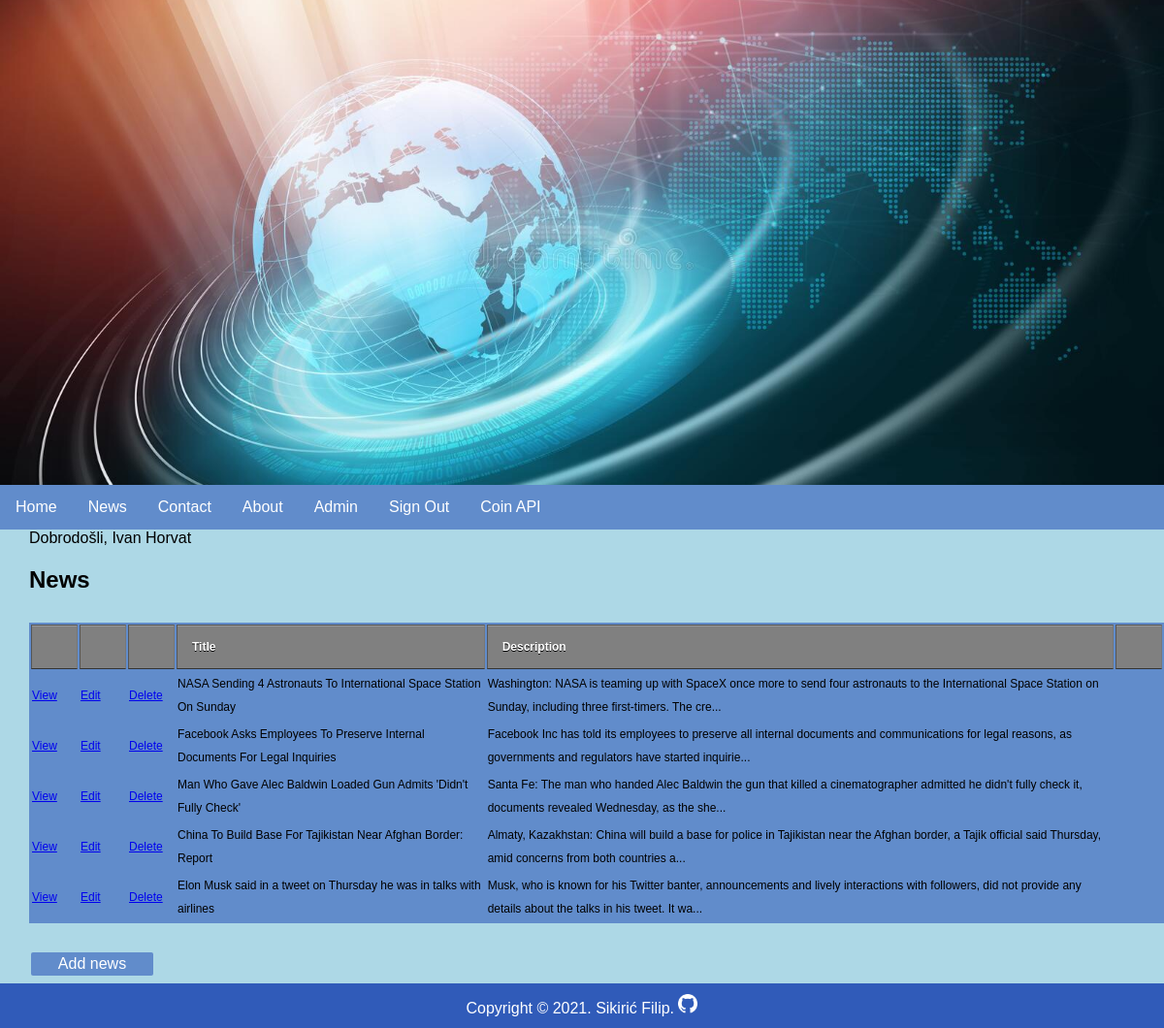
Screenshot of /index.php?menu=7 (signed in) with the database file from the repository.
### tables this page shows
CREATE TABLE `news` (
  `id` int(11) NOT NULL,
  `title` varchar(255) NOT NULL,
  `description` text NOT NULL,
  `date` timestamp NOT NULL DEFAULT current_timestamp() ON UPDATE current_timestamp(),
  `picture` varchar(255) NOT NULL
);

### admin-news.php (the view, shortened to what this page needs)
<?php
	if (isset($_GET['id']) && $_GET['id'] != '') {
		$query  = "SELECT * FROM news";
		$query .= " WHERE id=".$_GET['id'];
		$query .= " ORDER BY date DESC";
		$result = @mysqli_query($MySQL, $query);
		$row = @mysqli_fetch_array($result);
		print '
		<h2>News overview</h2>
		<div class="news">
			<img src="news-img/' . $row['picture'] . '" alt="' . $row['title'] . '" title="' . $row['title'] . '">
			<h2>' . $row['title'] . '</h2>
			' . $row['description'] . '
			<time datetime="' . $row['date'] . '"></time>
			<hr>
		</div>
		<p><a href="index.php?menu='.$menu.'&amp;action='.$action.'">Back</a></p>';
	}
	else {
		print '
		<h2>News</h2>
			<table>
				<thead>
					<tr>
						<th width="16"></th>
						<th width="16"></th>
						<th width="16"></th>
						<th>Title</th>
						<th>Description</th>
						<th width="16"></th>
					</tr>
				</thead>
				<tbody>';
				$query  = "SELECT * FROM news";
				$query .= " ORDER BY date DESC";
				$result = @mysqli_query($MySQL, $query);
				while($row = @mysqli_fetch_array($result)) {
					print '
					<tr>
						<td><a href="index.php?menu='.$menu.'&amp;action='.$action.'&amp;id=' .$row['id']. '">View</a></td>
						<td><a href="index.php?menu='.$menu.'&amp;action='.$action.'&amp;edit=' .$row['id']. '">Edit</a></td>
						<td><a href="index.php?menu='.$menu.'&amp;action='.$action.'&amp;delete=' .$row['id']. '">Delete</a></td>
						<td>' . $row['title'] . '</td>
						<td>';
						if(strlen($row['description']) > 160) {
                            echo substr(strip_tags($row['description']), 0, 160).'...';
                        } else {
                            echo strip_tags($row['description']);
                        }
						print '
						</td>
					</tr>';
				}
			print '
				</tbody>
			</table>
			<a href="index.php?menu=' . $menu . '&amp;action=' . $action . '&amp;add=true" class="AddNewsLink">Add news</a>';
	}
?>

### style.css (style rules this page uses)
body, html { font-family: Arial, Helvetica, sans-serif; margin: 0; font-size: 16px; background-color: lightblue; }
table { background: rgba(48, 91, 185, 0.6); border-collapse: separate; font-size: 12px; line-height: 24px; margin: 30px auto; text-align: left; width: 100%; }
th { background: grey; border-left: 1px solid #555; border-right: 1px solid #777; border-top: 1px solid #555; border-bottom: 1px solid #333; box-shadow: inset 0 1px 0 #999; color: #fff; font-weight: bold; padding: 10px 15px; position: relative; text-shadow: 0 1px 0 #000; }
.AddNewsLink { border-radius: 2px; text-decoration: none; color: #FFFFFF ; display: block; background-color: rgba(48, 91, 185, 0.6); margin: 8px 2px; padding: 3px; width: 120px; text-align: center; }

### rows the page displays
news: title "NASA Sending 4 Astronauts To International Space Station On Sunday", description "Washington: NASA is teaming up with SpaceX once more to send four astronauts to the International Space Station on Sunday, including three first-timers. The cre"
news: title "Facebook Asks Employees To Preserve Internal Documents For Legal Inquiries", description "Facebook Inc has told its employees to preserve all internal documents and communications for legal reasons, as governments and regulators have started inquirie"
news: title "Man Who Gave Alec Baldwin Loaded Gun Admits 'Didn't Fully Check'", description "Santa Fe: The man who handed Alec Baldwin the gun that killed a cinematographer admitted he didn't fully check it, documents revealed Wednesday, as the she"
news: title "China To Build Base For Tajikistan Near Afghan Border: Report", description "Almaty, Kazakhstan: China will build a base for police in Tajikistan near the Afghan border, a Tajik official said Thursday, amid concerns from both countries a"
news: title "Elon Musk said in a tweet on Thursday he was in talks with airlines", description "Musk, who is known for his Twitter banter, announcements and lively interactions with followers, did not provide any details about the talks in his tweet. It wa"

### other values shown
$_SESSION['message'] "Dobrodošli, Ivan Horvat"
